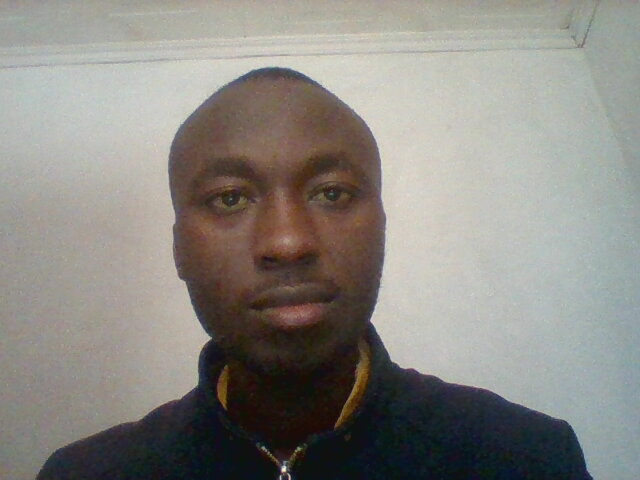
#> input picture watch.jpg, 640 x 480 px
$ jupyter execute 'Drawing and Writting Images.ipynb'
#> lines starting #> are read from the running program, lines starting #| are printed output that depends on the picture
[cell 1]
import cv2
import numpy as np

[cell 2]
img = cv2.imread('watch.jpg', cv2.IMREAD_COLOR)
#> img is the input picture: shape (480, 640, 3); mean B, G, R 130.2, 135.7, 138.5

cv2.line(img, (0,0) , (150,150), (255,255,255), 15) #Drawing a line on a pic
cv2.rectangle(img, (15,25), (200,500),(0,255,0), 5) #Drawing a rectangle on a picture
cv2.circle(img, (100, 63), 55, (0,0,255), -1) # Drawing a circle around an image

pts  =  np.array([[10,5], [20,30], [70,20], [50,10]], np.int32)# drawing a polygon on an image
#pts = pts.reshape(-1, 1,2)
cv2.polylines(img, [pts], True, (0,255,255), 3)

# Writing a sentence on a picture
font = cv2.FONT_HERSHEY_SIMPLEX
cv2.putText(img, 'OpenCV Tuts!', (0,130), font, 1, (200,255,255), 2, cv2.LINE_AA)
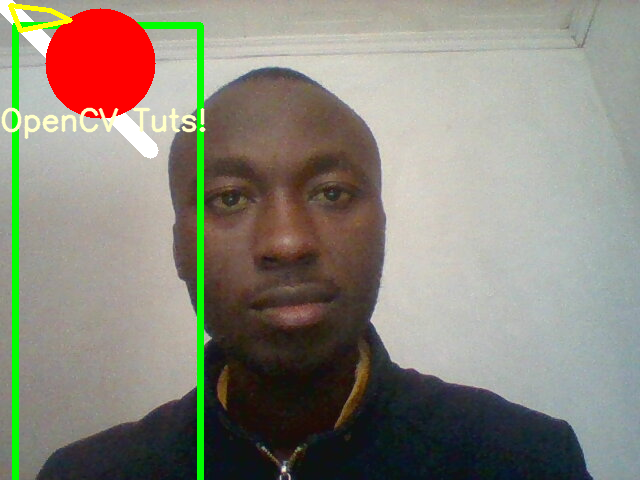
#> img: shape (480, 640, 3); mean B, G, R 122.3, 133.9, 138.8

cv2.imshow('image', img)
cv2.waitKey(0)
cv2.destroyAllWindows()
